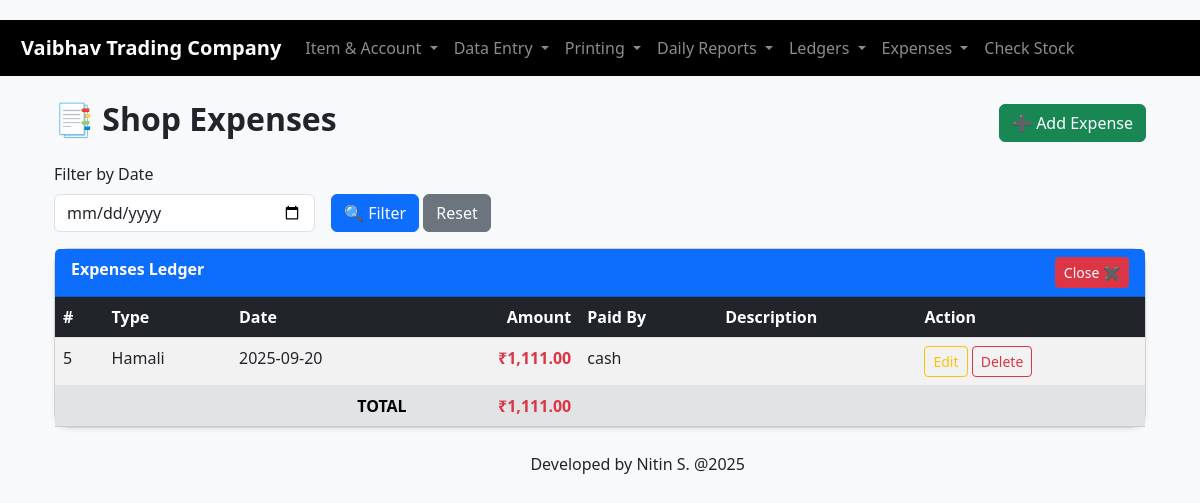
The app's page /blue-code/shop_expenses.php with its own data.
### tables this page shows
CREATE TABLE `shop_expenses` (
  `id` int(11) NOT NULL,
  `expense_type_text` varchar(100) DEFAULT NULL,
  `expense_type_id` int(11) DEFAULT NULL,
  `expense_date` date NOT NULL,
  `amount` decimal(10,2) NOT NULL,
  `description` text DEFAULT NULL,
  `paid_by` varchar(50) DEFAULT NULL,
  `created_at` timestamp NOT NULL DEFAULT current_timestamp()
);

### blue-code/shop_expenses.php (the view, shortened to what this page needs)
<?php
include 'db.php';
include 'header.php';
$action = $_GET['action'] ?? '';
$filter_date = $_GET['filter_date'] ?? '';
$where_sql = '';
$params = [];
$types = '';
$limit = 10;
$page = max(1, intval($_GET['page'] ?? 1));
$offset = ($page - 1) * $limit;
$list_sql = "SELECT se.* FROM shop_expenses se $where_sql ORDER BY se.id DESC LIMIT ? OFFSET ?";
$list_stmt = $conn->prepare($list_sql);
if (!empty($params)) {
    $params[] = $limit;
    $params[] = $offset;
    $types .= "ii";
    $list_stmt->bind_param($types, ...$params);
} else {
    $list_stmt->bind_param("ii", $limit, $offset);
}
$list_stmt->execute();
$result = $list_stmt->get_result();
$expenses = [];
$total_amount = 0;
while ($row = $result->fetch_assoc()) {
    $expenses[] = $row;
    $total_amount += $row['amount'];
}
?>
<!DOCTYPE html>
<html lang="en">
<head>
    <link href="https://cdn.jsdelivr.net/npm/bootstrap@5.3.0/dist/css/bootstrap.min.css" rel="stylesheet">
</head>
<body>
<div class="container my-4">
    <div class="d-flex justify-content-between align-items-center mb-3">
        <h2 class="fw-bold">📑 Shop Expenses</h2>
        <a href="?action=add" class="btn btn-success">➕ Add Expense</a>
    </div>
    <?php if ($action === 'add'): ?>
    <div class="card shadow-sm p-4">
        <form method="POST" class="row g-3">
            <div class="col-md-6">
                <label class="form-label fw-semibold">Expense Type</label>
                <input type="text" name="expense_type" class="form-control" placeholder="Enter expense type" required>
            </div>
            <div class="col-md-6">
                <label class="form-label fw-semibold">Expense Date</label>
                <input type="date" name="expense_date" class="form-control" required value="<?= date('Y-m-d') ?>">
            </div>
            <div class="col-md-4">
                <label class="form-label fw-semibold">Amount</label>
                <input type="number" step="0.01" name="amount" class="form-control" required>
            </div>
            <div class="col-md-8">
                <label class="form-label fw-semibold">Paid By</label>
                <input type="text" name="paid_by" class="form-control" placeholder="Cash / Bank / Card">
            </div>
            <div class="col-12">
                <label class="form-label fw-semibold">Description</label>
                <textarea name="description" class="form-control" rows="3"></textarea>
            </div>
            <div class="col-12 d-flex justify-content-end">
                <button type="submit" class="btn btn-success me-2">💾 Save</button>
                <a href="shop_expenses.php" class="btn btn-secondary">❌ Cancel</a>
            </div>
        </form>
    </div>
    <?php else: ?>
    <form method="GET" class="row g-3 mb-3">
        <div class="col-md-3">
            <label class="form-label">Filter by Date</label>
            <input type="date" name="filter_date" class="form-control" value="<?= htmlspecialchars($filter_date) ?>">
        </div>
        <div class="col-md-3 align-self-end">
            <button class="btn btn-primary">🔍 Filter</button>
            <a href="shop_expenses.php" class="btn btn-secondary">Reset</a>
        </div>
    </form>
    <div class="card shadow-sm">
        <div class="card-header bg-primary text-white fw-bold d-flex justify-content-between">
            <span>Expenses Ledger</span>
            <a href="index.php" class="btn btn-danger btn-sm">Close ✖</a>
        </div>
        <div class="table-responsive">
            <table class="table table-striped table-hover mb-0">
                <thead>
                    <tr>
                        <th>#</th>
                        <th>Type</th>
                        <th>Date</th>
                        <th class="text-end">Amount</th>
                        <th>Paid By</th>
                        <th>Description</th>
                        <th>Action</th>
                    </tr>
                </thead>
                <tbody>
                    <?php if (!empty($expenses)): ?>
                        <?php foreach ($expenses as $expense): ?>
                        <tr>
                            <td><?= $expense['id'] ?></td>
                            <td><?= htmlspecialchars($expense['expense_type_text'] ?? 'N/A') ?></td>
                            <td><?= $expense['expense_date'] ?></td>
                            <td class="fw-bold text-danger text-end">₹<?= number_format($expense['amount'], 2) ?></td>
                            <td><?= htmlspecialchars($expense['paid_by'] ?? '-') ?></td>
                            <td><?= htmlspecialchars($expense['description'] ?? '-') ?></td>
                            <td>
                                <a href="?action=edit&id=<?= $expense['id'] ?>" class="btn btn-sm btn-outline-warning">Edit</a>
                                <a href="?action=delete&id=<?= $expense['id'] ?>" class="btn btn-sm btn-outline-danger" onclick="return confirm('Are you sure?')">Delete</a>
                            </td>
                        </tr>
                        <?php endforeach; ?>
                        <tr class="table-secondary fw-bold">
                            <td colspan="3" class="text-end">TOTAL</td>
                            <td class="text-end text-danger">₹<?= number_format($total_amount, 2) ?></td>
                            <td colspan="3"></td>
                        </tr>
                    <?php else: ?>
                        <tr><td colspan="7" class="text-center text-muted">No expenses found</td></tr>
                    <?php endif; ?>
                </tbody>
            </table>
        </div>
    </div>
    <?php endif; ?>
</div>
<?php include 'footer.php'; ?>
</body>
</html>

### blue-code/header.php (style rules this page uses)
body { padding: 20px; }

### blue-code/shop_expenses.php (style rules this page uses)
body { background-color: #f8f9fa; }
.card { border-radius: 15px; }
.table thead th { background-color: #212529; color: white; }

### records on screen
shop_expenses: id "5", expense_type_text "Hamali", expense_date "2025-09-20", amount "1,111.00", paid_by "cash"

### other values on screen
$total_amount "1,111.00"
